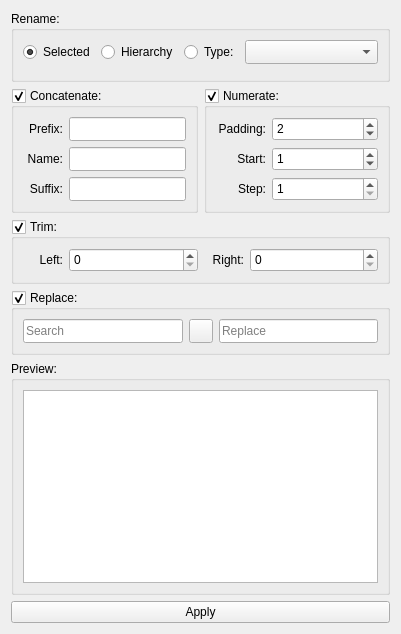
<?xml version="1.0" encoding="UTF-8"?>
<ui version="4.0">
 <class>QRenameTab</class>
 <widget class="QWidget" name="QRenameTab">
  <property name="geometry">
   <rect>
    <x>0</x>
    <y>0</y>
    <width>401</width>
    <height>634</height>
   </rect>
  </property>
  <property name="windowTitle">
   <string>Form</string>
  </property>
  <layout class="QVBoxLayout" name="verticalLayout">
   <item>
    <widget class="QGroupBox" name="renameGroupBox">
     <property name="sizePolicy">
      <sizepolicy hsizetype="Expanding" vsizetype="Minimum">
       <horstretch>0</horstretch>
       <verstretch>0</verstretch>
      </sizepolicy>
     </property>
     <property name="title">
      <string>Rename:</string>
     </property>
     <layout class="QVBoxLayout" name="verticalLayout_2">
      <item>
       <widget class="QWidget" name="optionWidget" native="true">
        <property name="sizePolicy">
         <sizepolicy hsizetype="Expanding" vsizetype="Fixed">
          <horstretch>0</horstretch>
          <verstretch>0</verstretch>
         </sizepolicy>
        </property>
        <property name="minimumSize">
         <size>
          <width>0</width>
          <height>24</height>
         </size>
        </property>
        <property name="maximumSize">
         <size>
          <width>16777215</width>
          <height>24</height>
         </size>
        </property>
        <layout class="QHBoxLayout" name="horizontalLayout_7">
         <property name="leftMargin">
          <number>0</number>
         </property>
         <property name="topMargin">
          <number>0</number>
         </property>
         <property name="rightMargin">
          <number>0</number>
         </property>
         <property name="bottomMargin">
          <number>0</number>
         </property>
         <item>
          <widget class="QRadioButton" name="selectedRadioButton">
           <property name="text">
            <string>Selected</string>
           </property>
           <property name="checked">
            <bool>true</bool>
           </property>
          </widget>
         </item>
         <item>
          <widget class="QRadioButton" name="hierarchyRadioButton">
           <property name="text">
            <string>Hierarchy</string>
           </property>
          </widget>
         </item>
         <item>
          <widget class="QRadioButton" name="typeRadioButton">
           <property name="minimumSize">
            <size>
             <width>0</width>
             <height>24</height>
            </size>
           </property>
           <property name="maximumSize">
            <size>
             <width>16777215</width>
             <height>24</height>
            </size>
           </property>
           <property name="text">
            <string>Type:</string>
           </property>
          </widget>
         </item>
         <item>
          <widget class="QComboBox" name="typeComboBox">
           <property name="sizePolicy">
            <sizepolicy hsizetype="Expanding" vsizetype="Fixed">
             <horstretch>0</horstretch>
             <verstretch>0</verstretch>
            </sizepolicy>
           </property>
           <property name="minimumSize">
            <size>
             <width>0</width>
             <height>24</height>
            </size>
           </property>
           <property name="maximumSize">
            <size>
             <width>16777215</width>
             <height>24</height>
            </size>
           </property>
          </widget>
         </item>
        </layout>
       </widget>
      </item>
      <item>
       <widget class="QWidget" name="concatenateWidget" native="true">
        <layout class="QHBoxLayout" name="horizontalLayout_6">
         <property name="leftMargin">
          <number>0</number>
         </property>
         <property name="topMargin">
          <number>0</number>
         </property>
         <property name="rightMargin">
          <number>0</number>
         </property>
         <property name="bottomMargin">
          <number>0</number>
         </property>
        </layout>
       </widget>
      </item>
     </layout>
    </widget>
   </item>
   <item>
    <widget class="QWidget" name="widget" native="true">
     <layout class="QHBoxLayout" name="horizontalLayout">
      <property name="leftMargin">
       <number>0</number>
      </property>
      <property name="topMargin">
       <number>0</number>
      </property>
      <property name="rightMargin">
       <number>0</number>
      </property>
      <property name="bottomMargin">
       <number>0</number>
      </property>
      <item>
       <widget class="QGroupBox" name="concatenateGroupBox">
        <property name="title">
         <string>Concatenate:</string>
        </property>
        <property name="checkable">
         <bool>true</bool>
        </property>
        <layout class="QGridLayout" name="gridLayout">
         <item row="1" column="1">
          <widget class="QLineEdit" name="nameLineEdit">
           <property name="sizePolicy">
            <sizepolicy hsizetype="Expanding" vsizetype="Fixed">
             <horstretch>0</horstretch>
             <verstretch>0</verstretch>
            </sizepolicy>
           </property>
           <property name="minimumSize">
            <size>
             <width>0</width>
             <height>24</height>
            </size>
           </property>
           <property name="maximumSize">
            <size>
             <width>16777215</width>
             <height>24</height>
            </size>
           </property>
           <property name="clearButtonEnabled">
            <bool>true</bool>
           </property>
          </widget>
         </item>
         <item row="2" column="1">
          <widget class="QLineEdit" name="suffixLineEdit">
           <property name="sizePolicy">
            <sizepolicy hsizetype="Expanding" vsizetype="Fixed">
             <horstretch>0</horstretch>
             <verstretch>0</verstretch>
            </sizepolicy>
           </property>
           <property name="minimumSize">
            <size>
             <width>0</width>
             <height>24</height>
            </size>
           </property>
           <property name="maximumSize">
            <size>
             <width>16777215</width>
             <height>24</height>
            </size>
           </property>
           <property name="clearButtonEnabled">
            <bool>true</bool>
           </property>
          </widget>
         </item>
         <item row="0" column="1">
          <widget class="QLineEdit" name="prefixLineEdit">
           <property name="sizePolicy">
            <sizepolicy hsizetype="Expanding" vsizetype="Fixed">
             <horstretch>0</horstretch>
             <verstretch>0</verstretch>
            </sizepolicy>
           </property>
           <property name="minimumSize">
            <size>
             <width>0</width>
             <height>24</height>
            </size>
           </property>
           <property name="maximumSize">
            <size>
             <width>16777215</width>
             <height>24</height>
            </size>
           </property>
           <property name="clearButtonEnabled">
            <bool>true</bool>
           </property>
          </widget>
         </item>
         <item row="0" column="0">
          <widget class="QLabel" name="label_2">
           <property name="sizePolicy">
            <sizepolicy hsizetype="Fixed" vsizetype="Fixed">
             <horstretch>0</horstretch>
             <verstretch>0</verstretch>
            </sizepolicy>
           </property>
           <property name="minimumSize">
            <size>
             <width>40</width>
             <height>24</height>
            </size>
           </property>
           <property name="maximumSize">
            <size>
             <width>40</width>
             <height>24</height>
            </size>
           </property>
           <property name="text">
            <string>Prefix:</string>
           </property>
           <property name="alignment">
            <set>Qt::AlignRight|Qt::AlignTrailing|Qt::AlignVCenter</set>
           </property>
          </widget>
         </item>
         <item row="1" column="0">
          <widget class="QLabel" name="label_3">
           <property name="sizePolicy">
            <sizepolicy hsizetype="Fixed" vsizetype="Fixed">
             <horstretch>0</horstretch>
             <verstretch>0</verstretch>
            </sizepolicy>
           </property>
           <property name="minimumSize">
            <size>
             <width>40</width>
             <height>24</height>
            </size>
           </property>
           <property name="maximumSize">
            <size>
             <width>40</width>
             <height>24</height>
            </size>
           </property>
           <property name="text">
            <string>Name:</string>
           </property>
           <property name="alignment">
            <set>Qt::AlignRight|Qt::AlignTrailing|Qt::AlignVCenter</set>
           </property>
          </widget>
         </item>
         <item row="2" column="0">
          <widget class="QLabel" name="label_4">
           <property name="sizePolicy">
            <sizepolicy hsizetype="Fixed" vsizetype="Fixed">
             <horstretch>0</horstretch>
             <verstretch>0</verstretch>
            </sizepolicy>
           </property>
           <property name="minimumSize">
            <size>
             <width>40</width>
             <height>24</height>
            </size>
           </property>
           <property name="maximumSize">
            <size>
             <width>40</width>
             <height>24</height>
            </size>
           </property>
           <property name="text">
            <string>Suffix:</string>
           </property>
           <property name="alignment">
            <set>Qt::AlignRight|Qt::AlignTrailing|Qt::AlignVCenter</set>
           </property>
          </widget>
         </item>
        </layout>
       </widget>
      </item>
      <item>
       <widget class="QGroupBox" name="numerateGroupBox">
        <property name="title">
         <string>Numerate:</string>
        </property>
        <property name="checkable">
         <bool>true</bool>
        </property>
        <layout class="QGridLayout" name="gridLayout_2">
         <item row="1" column="0">
          <widget class="QLabel" name="startLabel">
           <property name="sizePolicy">
            <sizepolicy hsizetype="Fixed" vsizetype="Fixed">
             <horstretch>0</horstretch>
             <verstretch>0</verstretch>
            </sizepolicy>
           </property>
           <property name="minimumSize">
            <size>
             <width>50</width>
             <height>24</height>
            </size>
           </property>
           <property name="maximumSize">
            <size>
             <width>50</width>
             <height>24</height>
            </size>
           </property>
           <property name="text">
            <string>Start:</string>
           </property>
           <property name="alignment">
            <set>Qt::AlignRight|Qt::AlignTrailing|Qt::AlignVCenter</set>
           </property>
          </widget>
         </item>
         <item row="2" column="0">
          <widget class="QLabel" name="endLabel">
           <property name="sizePolicy">
            <sizepolicy hsizetype="Fixed" vsizetype="Fixed">
             <horstretch>0</horstretch>
             <verstretch>0</verstretch>
            </sizepolicy>
           </property>
           <property name="minimumSize">
            <size>
             <width>50</width>
             <height>24</height>
            </size>
           </property>
           <property name="maximumSize">
            <size>
             <width>50</width>
             <height>24</height>
            </size>
           </property>
           <property name="text">
            <string>Step:</string>
           </property>
           <property name="alignment">
            <set>Qt::AlignRight|Qt::AlignTrailing|Qt::AlignVCenter</set>
           </property>
          </widget>
         </item>
         <item row="0" column="1">
          <widget class="QSpinBox" name="paddingSpinBox">
           <property name="sizePolicy">
            <sizepolicy hsizetype="Expanding" vsizetype="Fixed">
             <horstretch>0</horstretch>
             <verstretch>0</verstretch>
            </sizepolicy>
           </property>
           <property name="minimumSize">
            <size>
             <width>0</width>
             <height>24</height>
            </size>
           </property>
           <property name="maximumSize">
            <size>
             <width>16777215</width>
             <height>24</height>
            </size>
           </property>
           <property name="maximum">
            <number>4</number>
           </property>
           <property name="value">
            <number>2</number>
           </property>
          </widget>
         </item>
         <item row="1" column="1">
          <widget class="QSpinBox" name="startSpinBox">
           <property name="sizePolicy">
            <sizepolicy hsizetype="Expanding" vsizetype="Fixed">
             <horstretch>0</horstretch>
             <verstretch>0</verstretch>
            </sizepolicy>
           </property>
           <property name="minimumSize">
            <size>
             <width>0</width>
             <height>24</height>
            </size>
           </property>
           <property name="maximumSize">
            <size>
             <width>16777215</width>
             <height>24</height>
            </size>
           </property>
           <property name="minimum">
            <number>-9999</number>
           </property>
           <property name="maximum">
            <number>9999</number>
           </property>
           <property name="value">
            <number>1</number>
           </property>
          </widget>
         </item>
         <item row="2" column="1">
          <widget class="QSpinBox" name="stepSpinBox">
           <property name="sizePolicy">
            <sizepolicy hsizetype="Expanding" vsizetype="Fixed">
             <horstretch>0</horstretch>
             <verstretch>0</verstretch>
            </sizepolicy>
           </property>
           <property name="minimumSize">
            <size>
             <width>0</width>
             <height>24</height>
            </size>
           </property>
           <property name="maximumSize">
            <size>
             <width>16777215</width>
             <height>24</height>
            </size>
           </property>
           <property name="minimum">
            <number>1</number>
           </property>
           <property name="maximum">
            <number>10</number>
           </property>
          </widget>
         </item>
         <item row="0" column="0">
          <widget class="QLabel" name="label">
           <property name="sizePolicy">
            <sizepolicy hsizetype="Fixed" vsizetype="Fixed">
             <horstretch>0</horstretch>
             <verstretch>0</verstretch>
            </sizepolicy>
           </property>
           <property name="minimumSize">
            <size>
             <width>50</width>
             <height>24</height>
            </size>
           </property>
           <property name="maximumSize">
            <size>
             <width>50</width>
             <height>24</height>
            </size>
           </property>
           <property name="text">
            <string>Padding:</string>
           </property>
           <property name="alignment">
            <set>Qt::AlignRight|Qt::AlignTrailing|Qt::AlignVCenter</set>
           </property>
          </widget>
         </item>
        </layout>
       </widget>
      </item>
     </layout>
    </widget>
   </item>
   <item>
    <widget class="QGroupBox" name="trimGroupBox">
     <property name="sizePolicy">
      <sizepolicy hsizetype="Expanding" vsizetype="Minimum">
       <horstretch>0</horstretch>
       <verstretch>0</verstretch>
      </sizepolicy>
     </property>
     <property name="title">
      <string>Trim:</string>
     </property>
     <property name="checkable">
      <bool>true</bool>
     </property>
     <layout class="QHBoxLayout" name="horizontalLayout_2">
      <item>
       <widget class="QWidget" name="leftWidget" native="true">
        <property name="sizePolicy">
         <sizepolicy hsizetype="Expanding" vsizetype="Fixed">
          <horstretch>0</horstretch>
          <verstretch>0</verstretch>
         </sizepolicy>
        </property>
        <property name="minimumSize">
         <size>
          <width>0</width>
          <height>24</height>
         </size>
        </property>
        <property name="maximumSize">
         <size>
          <width>16777215</width>
          <height>24</height>
         </size>
        </property>
        <layout class="QHBoxLayout" name="horizontalLayout_3">
         <property name="leftMargin">
          <number>0</number>
         </property>
         <property name="topMargin">
          <number>0</number>
         </property>
         <property name="rightMargin">
          <number>0</number>
         </property>
         <property name="bottomMargin">
          <number>0</number>
         </property>
         <item>
          <widget class="QLabel" name="leftLabel">
           <property name="sizePolicy">
            <sizepolicy hsizetype="Fixed" vsizetype="Preferred">
             <horstretch>0</horstretch>
             <verstretch>0</verstretch>
            </sizepolicy>
           </property>
           <property name="minimumSize">
            <size>
             <width>40</width>
             <height>0</height>
            </size>
           </property>
           <property name="maximumSize">
            <size>
             <width>40</width>
             <height>16777215</height>
            </size>
           </property>
           <property name="text">
            <string>Left:</string>
           </property>
           <property name="alignment">
            <set>Qt::AlignRight|Qt::AlignTrailing|Qt::AlignVCenter</set>
           </property>
          </widget>
         </item>
         <item>
          <widget class="QSpinBox" name="leftSpinBox">
           <property name="sizePolicy">
            <sizepolicy hsizetype="Expanding" vsizetype="Preferred">
             <horstretch>0</horstretch>
             <verstretch>0</verstretch>
            </sizepolicy>
           </property>
          </widget>
         </item>
        </layout>
       </widget>
      </item>
      <item>
       <widget class="QWidget" name="rightWidget" native="true">
        <property name="sizePolicy">
         <sizepolicy hsizetype="Expanding" vsizetype="Fixed">
          <horstretch>0</horstretch>
          <verstretch>0</verstretch>
         </sizepolicy>
        </property>
        <property name="minimumSize">
         <size>
          <width>0</width>
          <height>24</height>
         </size>
        </property>
        <property name="maximumSize">
         <size>
          <width>16777215</width>
          <height>24</height>
         </size>
        </property>
        <layout class="QHBoxLayout" name="horizontalLayout_4">
         <property name="leftMargin">
          <number>0</number>
         </property>
         <property name="topMargin">
          <number>0</number>
         </property>
         <property name="rightMargin">
          <number>0</number>
         </property>
         <property name="bottomMargin">
          <number>0</number>
         </property>
         <item>
          <widget class="QLabel" name="rightLabel">
           <property name="sizePolicy">
            <sizepolicy hsizetype="Fixed" vsizetype="Preferred">
             <horstretch>0</horstretch>
             <verstretch>0</verstretch>
            </sizepolicy>
           </property>
           <property name="minimumSize">
            <size>
             <width>40</width>
             <height>0</height>
            </size>
           </property>
           <property name="maximumSize">
            <size>
             <width>40</width>
             <height>16777215</height>
            </size>
           </property>
           <property name="text">
            <string>Right:</string>
           </property>
           <property name="alignment">
            <set>Qt::AlignRight|Qt::AlignTrailing|Qt::AlignVCenter</set>
           </property>
          </widget>
         </item>
         <item>
          <widget class="QSpinBox" name="rightSpinBox">
           <property name="sizePolicy">
            <sizepolicy hsizetype="Expanding" vsizetype="Preferred">
             <horstretch>0</horstretch>
             <verstretch>0</verstretch>
            </sizepolicy>
           </property>
          </widget>
         </item>
        </layout>
       </widget>
      </item>
     </layout>
    </widget>
   </item>
   <item>
    <widget class="QGroupBox" name="replaceGroupBox">
     <property name="sizePolicy">
      <sizepolicy hsizetype="Expanding" vsizetype="Minimum">
       <horstretch>0</horstretch>
       <verstretch>0</verstretch>
      </sizepolicy>
     </property>
     <property name="title">
      <string>Replace:</string>
     </property>
     <property name="checkable">
      <bool>true</bool>
     </property>
     <layout class="QHBoxLayout" name="horizontalLayout_5">
      <item>
       <widget class="QLineEdit" name="searchLineEdit">
        <property name="sizePolicy">
         <sizepolicy hsizetype="Expanding" vsizetype="Fixed">
          <horstretch>0</horstretch>
          <verstretch>0</verstretch>
         </sizepolicy>
        </property>
        <property name="minimumSize">
         <size>
          <width>0</width>
          <height>24</height>
         </size>
        </property>
        <property name="maximumSize">
         <size>
          <width>16777215</width>
          <height>24</height>
         </size>
        </property>
        <property name="placeholderText">
         <string>Search</string>
        </property>
        <property name="clearButtonEnabled">
         <bool>true</bool>
        </property>
       </widget>
      </item>
      <item>
       <widget class="QPushButton" name="swapPushButton">
        <property name="sizePolicy">
         <sizepolicy hsizetype="Fixed" vsizetype="Fixed">
          <horstretch>0</horstretch>
          <verstretch>0</verstretch>
         </sizepolicy>
        </property>
        <property name="minimumSize">
         <size>
          <width>24</width>
          <height>24</height>
         </size>
        </property>
        <property name="maximumSize">
         <size>
          <width>24</width>
          <height>24</height>
         </size>
        </property>
        <property name="text">
         <string/>
        </property>
        <property name="icon">
         <iconset resource="../../../../../Python/dcc/ui/resources.qrc">
          <normaloff>:/dcc/icons/refresh.svg</normaloff>:/dcc/icons/refresh.svg</iconset>
        </property>
       </widget>
      </item>
      <item>
       <widget class="QLineEdit" name="replaceLineEdit">
        <property name="sizePolicy">
         <sizepolicy hsizetype="Expanding" vsizetype="Fixed">
          <horstretch>0</horstretch>
          <verstretch>0</verstretch>
         </sizepolicy>
        </property>
        <property name="minimumSize">
         <size>
          <width>0</width>
          <height>24</height>
         </size>
        </property>
        <property name="maximumSize">
         <size>
          <width>16777215</width>
          <height>24</height>
         </size>
        </property>
        <property name="placeholderText">
         <string>Replace</string>
        </property>
        <property name="clearButtonEnabled">
         <bool>true</bool>
        </property>
       </widget>
      </item>
     </layout>
    </widget>
   </item>
   <item>
    <widget class="QGroupBox" name="previewGroupBox">
     <property name="sizePolicy">
      <sizepolicy hsizetype="Expanding" vsizetype="Expanding">
       <horstretch>0</horstretch>
       <verstretch>0</verstretch>
      </sizepolicy>
     </property>
     <property name="title">
      <string>Preview:</string>
     </property>
     <layout class="QVBoxLayout" name="verticalLayout_3">
      <item>
       <widget class="QTableView" name="previewTableView">
        <property name="alternatingRowColors">
         <bool>true</bool>
        </property>
        <property name="selectionMode">
         <enum>QAbstractItemView::ExtendedSelection</enum>
        </property>
        <property name="selectionBehavior">
         <enum>QAbstractItemView::SelectRows</enum>
        </property>
        <attribute name="horizontalHeaderMinimumSectionSize">
         <number>50</number>
        </attribute>
        <attribute name="horizontalHeaderStretchLastSection">
         <bool>true</bool>
        </attribute>
        <attribute name="verticalHeaderMinimumSectionSize">
         <number>24</number>
        </attribute>
        <attribute name="verticalHeaderDefaultSectionSize">
         <number>24</number>
        </attribute>
       </widget>
      </item>
     </layout>
    </widget>
   </item>
   <item>
    <widget class="QPushButton" name="applyPushButton">
     <property name="sizePolicy">
      <sizepolicy hsizetype="Expanding" vsizetype="Fixed">
       <horstretch>0</horstretch>
       <verstretch>0</verstretch>
      </sizepolicy>
     </property>
     <property name="text">
      <string>Apply</string>
     </property>
    </widget>
   </item>
  </layout>
 </widget>
 <resources>
  <include location="../../../../../Python/dcc/ui/resources.qrc"/>
 </resources>
 <connections/>
</ui>
